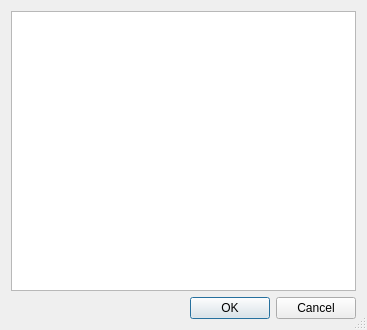
<?xml version="1.0" encoding="UTF-8"?>
<ui version="4.0">
 <class>seriesDialog</class>
 <widget class="QDialog" name="seriesDialog">
  <property name="geometry">
   <rect>
    <x>0</x>
    <y>0</y>
    <width>367</width>
    <height>330</height>
   </rect>
  </property>
  <property name="sizePolicy">
   <sizepolicy hsizetype="Preferred" vsizetype="Ignored">
    <horstretch>0</horstretch>
    <verstretch>0</verstretch>
   </sizepolicy>
  </property>
  <property name="windowTitle">
   <string>Dialog</string>
  </property>
  <property name="sizeGripEnabled">
   <bool>true</bool>
  </property>
  <property name="modal">
   <bool>true</bool>
  </property>
  <layout class="QVBoxLayout" name="verticalLayout">
   <item>
    <widget class="QTreeView" name="seriesTree">
     <property name="sizePolicy">
      <sizepolicy hsizetype="Preferred" vsizetype="Preferred">
       <horstretch>0</horstretch>
       <verstretch>0</verstretch>
      </sizepolicy>
     </property>
     <property name="editTriggers">
      <set>QAbstractItemView::NoEditTriggers</set>
     </property>
     <property name="sortingEnabled">
      <bool>false</bool>
     </property>
    </widget>
   </item>
   <item>
    <widget class="QDialogButtonBox" name="buttonBox">
     <property name="orientation">
      <enum>Qt::Horizontal</enum>
     </property>
     <property name="standardButtons">
      <set>QDialogButtonBox::Cancel|QDialogButtonBox::Ok</set>
     </property>
    </widget>
   </item>
  </layout>
 </widget>
 <resources/>
 <connections>
  <connection>
   <sender>buttonBox</sender>
   <signal>accepted()</signal>
   <receiver>seriesDialog</receiver>
   <slot>accept()</slot>
   <hints>
    <hint type="sourcelabel">
     <x>248</x>
     <y>254</y>
    </hint>
    <hint type="destinationlabel">
     <x>157</x>
     <y>274</y>
    </hint>
   </hints>
  </connection>
  <connection>
   <sender>buttonBox</sender>
   <signal>rejected()</signal>
   <receiver>seriesDialog</receiver>
   <slot>reject()</slot>
   <hints>
    <hint type="sourcelabel">
     <x>316</x>
     <y>260</y>
    </hint>
    <hint type="destinationlabel">
     <x>286</x>
     <y>274</y>
    </hint>
   </hints>
  </connection>
 </connections>
</ui>
